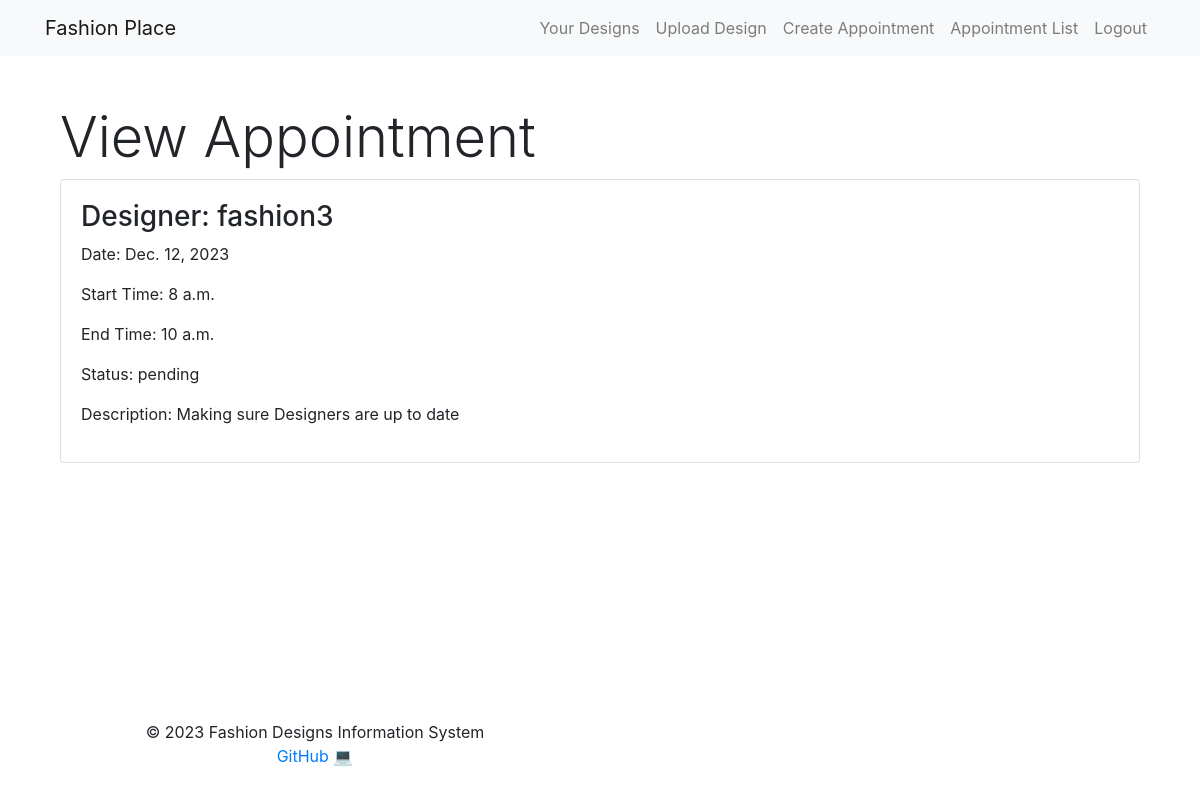
Page /scheduling/appointments/3/ (signed in) on the committed database.
### scheduling/models.py (models this page shows)
class Appointment(models.Model):
    STATUS_CHOICES = [
        ('pending', 'Pending'),
        ('processing', 'Processing'),
        ('completed', 'Completed'),
    ]
    client = models.ForeignKey(User, on_delete=models.CASCADE)
    designer = models.ForeignKey(User, on_delete=models.CASCADE, related_name='designer')
    description = models.TextField()
    date = models.DateField()
    start_time = models.TimeField()
    end_time = models.TimeField()
    status = models.CharField(max_length=20, choices=STATUS_CHOICES, default='pending')

### scheduling/views.py (the view)
# urls.py: path('appointments/<int:appointment_id>/', views.view_appointment, name='view_appointment'),
@login_required
def view_appointment(request, appointment_id):
    appointment = get_object_or_404(Appointment, pk=appointment_id)
    return render(request, 'scheduling/view_appointment.html', {'appointment': appointment})

### templates/scheduling/view_appointment.html (shortened to what this page needs)
{% extends 'base.html' %}
{% block content %}
    <div class="container mt-4">
        <h2 class="display-4">View Appointment</h2>
        <div class="card">
            <div class="card-body">
                <h3>Designer: {{ appointment.designer.username }}</h3>
                <p>Date: {{ appointment.date }}</p>
                <p>Start Time: {{ appointment.start_time }}</p>
                <p>End Time: {{ appointment.end_time }}</p>
                <p>Status: {{ appointment.status }}</p>
                <p>Description: {{ appointment.description }}</p>
            </div>
        </div>
    </div>
{% endblock %}

### rows in the picture
Appointment: designer.username "fashion3", date "Dec. 12, 2023", start_time "8 a.m.", end_time "10 a.m.", status "pending", description "Making sure Designers are up to date"

### other values in the picture
{{ current_year }} "2023"
